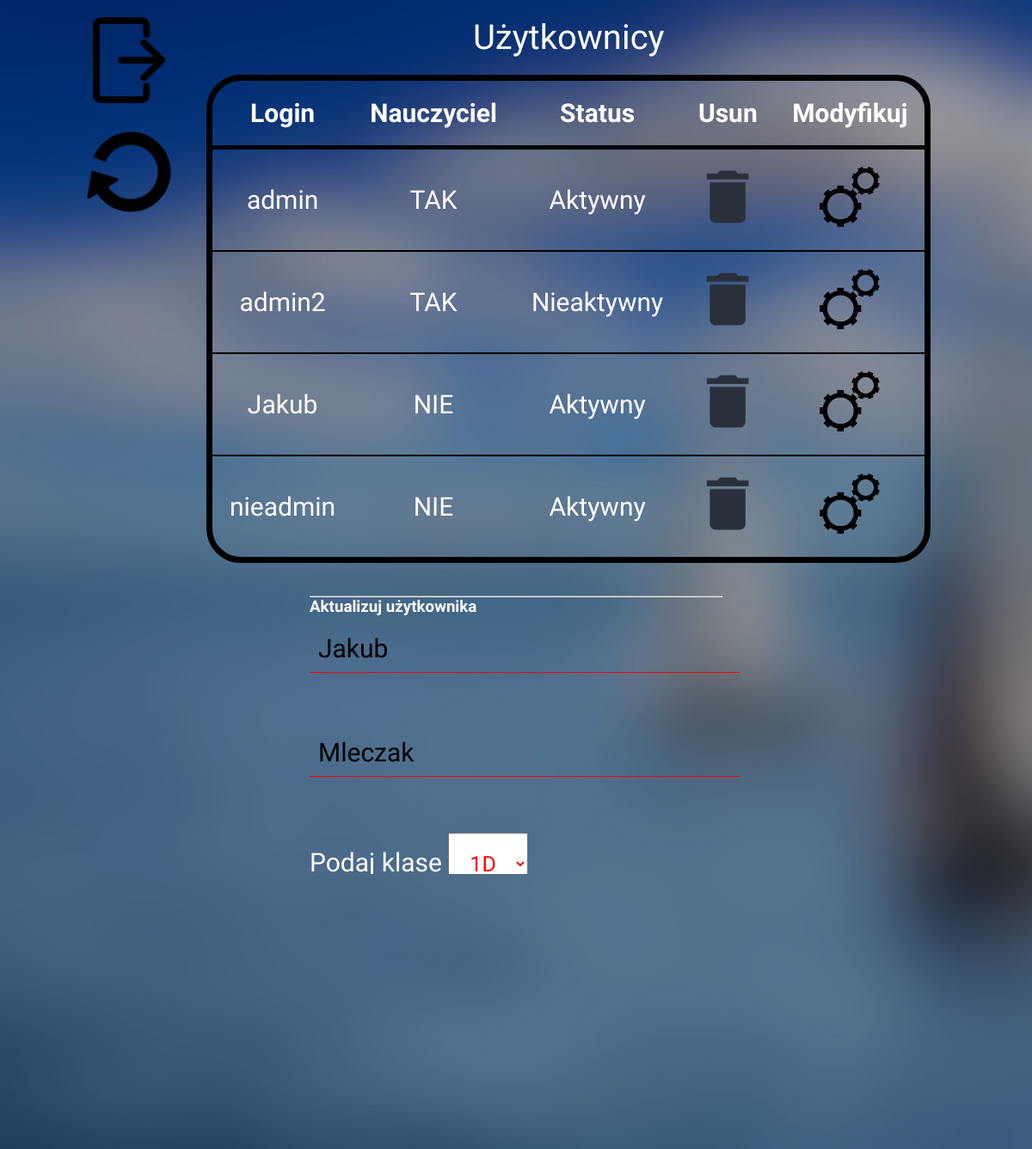
Screenshot of /Projekt/edycja.php?update_id=admin with the database file from the repository.
### tables this page shows
CREATE TABLE `uzytkownicy` (
  `login` varchar(30) NOT NULL,
  `haslo` text NOT NULL,
  `imie` varchar(20) NOT NULL,
  `nazwisko` varchar(20) NOT NULL,
  `nauczyciel` tinyint(1) NOT NULL,
  `id_klasa` int(10) DEFAULT NULL,
  `ID_statusu` int(10) NOT NULL
);

CREATE TABLE `statusy` (
  `ID_statusu` int(10) NOT NULL,
  `status` varchar(30) NOT NULL
);

### Projekt/edycja.php (the view, shortened to what this page needs)
<?php
  require_once("skrypty/conn.php");
  $sql= "SELECT `login`, `haslo`, `imie`, `nazwisko`, `nauczyciel`, `id_klasa`, `status` FROM `uzytkownicy` LEFT Join statusy ON statusy.ID_statusu=uzytkownicy.ID_statusu";
$wynik = mysqli_query($conn,$sql);
?>
<!DOCTYPE html>
<html lang="en">
<head>
    <link rel="stylesheet" href="style2.css">
</head>
<body id="bdod2">
  <section id="dod" class="big" >
    <div id="wyloguj" class="icon">
      <a href="index.php"><img src="img/log.png" alt="wyloguj"></a>
    </div>
    <div id="back" class="icon">
      <a href="uzytkownik.php"><img src="img/cofnij.png" alt="back"></a>
    </div>
<?php
echo<<<TAB
      <main id="usertab">
      <p class="maly">Użytkownicy</p>
      <table>
      <tr>
        <th>Login</th>
        <th>Nauczyciel</th>
        <th>Status</th>
        <th>Usun</th>
        <th>Modyfikuj</th>
      </tr>
TAB;
  while($row=mysqli_fetch_assoc($wynik))
  {
if($row['nauczyciel']==1)
{
  $nauczyciel="TAK";
}
else $nauczyciel="NIE";
  echo<<<DANE
            <tr>
            <td>$row[login]</td>
            <td>$nauczyciel</td>
            <td>$row[status]</td>
            <td><a href="./skrypty/delete.php?id=$row[login]"><img src="img/kosz.png"></a></td>
          <td><a href="./edycja.php?update_id=$row[login]"><img src="img/zab.png"></a></td>
        </tr>
DANE;
  }
echo<<<ZAMEK
</table>
</main>
ZAMEK;
if(isset($_GET['update_id']))
{
  $id = $_GET['update_id'];
  $sql = "SELECT * FROM `uzytkownicy` WHERE `login`='$id'";
  $result = mysqli_query($conn,$sql);
  $user = mysqli_fetch_assoc($result);
  $name = $user['imie'];
  $surname = $user['nazwisko'];
  echo <<<FORMUPDATE
  <br>
  <br>
  <main id="user">
  <hr><h3>Aktualizuj użytkownika</h3>
  <form action="./skrypty/update.php" method="post">
    <input type="text" name="imie" value="$name"><br><br>
    <input type="text" name="surname" value="$surname"><br><br>
    <input type="hidden" name="id" value="$id">
  Podaj klase
    <select name="klasa">
FORMUPDATE;
$sql3 = "SELECT * FROM klasy";
$result2 = mysqli_query($conn,$sql3);
while ($opt = mysqli_fetch_assoc($result2)) {
echo "<option value=",$opt['id_klasy'],">",$opt['symbol_klasy'],"</option>";
}
echo<<<OPTION2
</select>
<br> <br> <br>Czy nauczyciel
<select name="nauczyciel">
OPTION2;
echo "<option value=1>TAK</option>";
echo<<<OPTION
</select>
<br>
  <input type="submit" name="przycisk" value="Przycisk" >
</form>
</main>
<hr>
OPTION;
}
 ?>
  </section>
</body>
</html>

### Projekt/style2.css (style rules this page uses)
* { padding: 0; margin: 0; font-family: 'Poiret One', cursive; }
section { background-image: url(img/lud.jpg); background-size: cover; background-position:-320px; height: 100%; width: 50vw; position: fixed; }
.icon { position: absolute; top:20px; width: 90px; height:90px; z-index: 1; position: fixed; }
#wyloguj { left: 100px; }
.icon img { width:100px; height:100px; }
#back { left: 100px; top: 150px; }
main { position: absolute; right: 0px; display: flex; flex-wrap: wrap; flex-direction: column; }
#dod { background-image: url("img/ludblurBIG.jpg"); background-attachment: fixed; min-width: 100vw; height: auto; background-position: 0px; position: static; }
#user { width: 40vw; color: white; margin: auto; position:relative; }
#user form { font-size: 30px; margin-top: 10px; width: 100%; }
#user select { padding: 20px; color: red; font-size: 25px; }
#user ::placeholder { color: lightgray; opacity: 1; }
section input { border: none; border-bottom: 1px solid red; background: transparent; outline: none; color: black; font-size: 30px; padding: 10px; margin-bottom: 30px; width: 100%; }
section input[type="submit"] { border: none; outline: none; height: 70px; background: #1c8adb; color: #fff; font-size: 40px; width: 150px; border-radius: 20px; margin: 40px; font-weight: bold; }
#usertab table { border: 7px solid black; font-size: 30px; width: 100%; border-radius: 40px; text-align: center; border-spacing: 0; }
#usertab table th { border-bottom: 5px solid black; padding: 20px; }
#usertab table td { border-bottom: 2px solid black; padding: 20px; }
table tr:last-child td { border:0 !important; }
#usertab { width: 60vw; color: white; margin: auto; position:relative; }
#dod { min-height: 100vh; }
#usertab p { font-size: 40px; padding-top: 20px; padding-bottom: 20px; color: white; margin: auto; display: block; }
td img { width: 70px; height: 70px; }

### rows the page displays
uzytkownicy: login "admin", nauczyciel "TAK", ID_statusu.status "Aktywny", imie "Jakub", surname "Mleczak"
uzytkownicy: login "admin2", nauczyciel "TAK", ID_statusu.status "Nieaktywny"
uzytkownicy: login "Jakub", nauczyciel "NIE", ID_statusu.status "Aktywny"
uzytkownicy: login "nieadmin", nauczyciel "NIE", ID_statusu.status "Aktywny"

### other values shown
form field klasa "1D"
